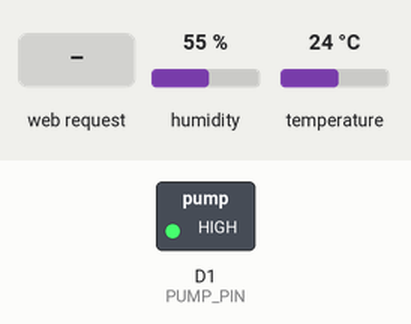
Bench run of a sketch on a simulated ESP8266 (NodeMCU). Parts: switched loads named in the sketch (green lamp = pin HIGH). The inputs (shaded band) are chosen by the test bench; at power-on: humidity 55 %, temperature 24 °C. WiFi joins after 1.5 s; servers stay silent unless stated; what the sketch prints to the serial monitor is not drawn.

Above: at 2.7 s.
2.8 s: HTTP request GET /pump received
At 3.9 s:
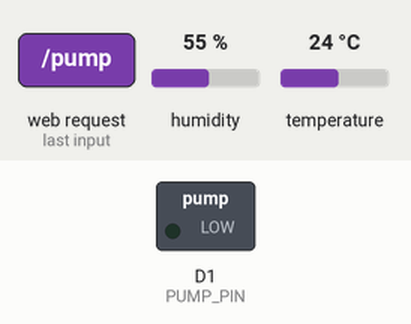
Timing chart, 0 to 5.8 s (numbered marks = the images above; inputs shaded):
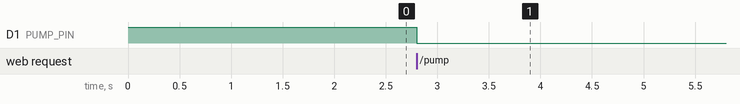

The sketch:

SmartAgriculture.ino
```cpp
#include <ESP8266WiFi.h>
#include <ESP8266WebServer.h>
#include "DHT.h"

#define DHTPIN D2       // DHT11 connected to D2
#define DHTTYPE DHT11
#define SOIL_PIN A0     // Soil moisture sensor analog pin
#define PUMP_PIN D1     // Pump relay control pin

// WiFi credentials
const char* ssid = "priya";
const char* password = "priya1802";

// Objects
ESP8266WebServer server(80);
DHT dht(DHTPIN, DHTTYPE);

// Globals
float temperature = 0.0;
float humidity = 0.0;
int soilMoisture = 0;
bool pumpStatus = false;

void setup() {
  Serial.begin(115200);
  dht.begin();

  pinMode(PUMP_PIN, OUTPUT);
  digitalWrite(PUMP_PIN, HIGH); // Pump OFF initially (active LOW relay)

  // WiFi Connection
  WiFi.begin(ssid, password);
  Serial.print("Connecting to WiFi");
  while (WiFi.status() != WL_CONNECTED) {
    delay(500);
    Serial.print(".");
  }
  Serial.println("\nConnected!");
  Serial.print("IP Address: ");
  Serial.println(WiFi.localIP());

  // Routes
  server.on("/", handleRoot);
  server.on("/data", handleData);
  server.on("/pump", handlePump);

  server.begin();
  Serial.println("Server started!");
}

void loop() {
  server.handleClient();
}

// Dashboard Page
void handleRoot() {
  String html = "<!DOCTYPE html><html><head>";
  html += "<meta name='viewport' content='width=device-width, initial-scale=1.0'>";
  html += "<script src='https://cdn.jsdelivr.net/npm/chart.js'></script>";
  html += "<style>";
  html += "body { font-family: Arial; text-align: center; background: #f4f4f4; }";
  html += "h1 { background: #16a085; color: white; padding: 15px; border-radius: 10px; }";
  html += ".card { display:inline-block; margin:20px; padding:20px; background:white; border-radius:15px; box-shadow:0 4px 6px rgba(0,0,0,0.2); }";
  html += "button { font-size:20px; padding:12px 25px; margin:15px; border:none; border-radius:8px; cursor:pointer; }";
  html += ".on { background:#2ecc71; color:white; }";
  html += ".off { background:#e74c3c; color:white; }";
  html += "</style></head><body>";
  html += "<h1>🌱 Smart Agriculture Dashboard</h1>";

  // Cards with charts
  html += "<div class='card'><canvas id='tempChart' width='200' height='200'></canvas><p>Temperature (°C)</p></div>";
  html += "<div class='card'><canvas id='humChart' width='200' height='200'></canvas><p>Humidity (%)</p></div>";
  html += "<div class='card'><canvas id='soilChart' width='200' height='200'></canvas><p>Soil Moisture (%)</p></div>";

  // Pump Control
  html += "<div class='card'><h2>💧 Water Pump</h2>";
  html += "<p id='pumpStatus'>Status: OFF</p>";
  html += "<button id='pumpBtn' class='on' onclick='togglePump()'>Turn ON</button></div>";

  // Script
  html += "<script>";
  html += "var tempChart, humChart, soilChart;";
  html += "function createChart(id, label, color){ return new Chart(document.getElementById(id), { type:'doughnut', data:{ labels:[label], datasets:[{ data:[0,100], backgroundColor:[color,'#ecf0f1'] }]}, options:{ cutout:'70%', plugins:{ legend:{display:false} } } }); }";
  html += "function updateCharts(data){ tempChart.data.datasets[0].data=[data.temperature,100-data.temperature]; tempChart.update(); humChart.data.datasets[0].data=[data.humidity,100-data.humidity]; humChart.update(); soilChart.data.datasets[0].data=[data.soil,100-data.soil]; soilChart.update(); document.getElementById('pumpStatus').innerHTML = 'Status: ' + (data.pump ? '<span style=color:green>ON</span>' : '<span style=color:red>OFF</span>'); document.getElementById('pumpBtn').innerHTML = data.pump ? 'Turn OFF' : 'Turn ON'; document.getElementById('pumpBtn').className = data.pump ? 'off' : 'on'; }";
  html += "function fetchData(){ fetch('/data').then(res=>res.json()).then(data=>{ updateCharts(data); }); }";
  html += "function togglePump(){ fetch('/pump').then(res=>res.json()).then(data=>{ updateCharts(data); }); }";
  html += "window.onload=function(){ tempChart=createChart('tempChart','Temp','#e67e22'); humChart=createChart('humChart','Hum','#3498db'); soilChart=createChart('soilChart','Soil','#2ecc71'); setInterval(fetchData,2000); }";
  html += "</script>";

  html += "</body></html>";
  server.send(200, "text/html", html);
}

// JSON Data API
void handleData() {
  // Read sensors
  temperature = dht.readTemperature();
  humidity = dht.readHumidity();
  soilMoisture = analogRead(SOIL_PIN);
  int soilPercent = map(soilMoisture, 1023, 200, 0, 100); // Adjust calibration!

  String json = "{";
  json += "\"temperature\":" + String(temperature) + ",";
  json += "\"humidity\":" + String(humidity) + ",";
  json += "\"soil\":" + String(soilPercent) + ",";
  json += "\"pump\":" + String(pumpStatus ? "true" : "false");
  json += "}";
  server.send(200, "application/json", json);
}

// Pump Toggle API
void handlePump() {
  pumpStatus = !pumpStatus;
  digitalWrite(PUMP_PIN, pumpStatus ? LOW : HIGH); // Relay active LOW
  handleData(); // Return updated status
}
```

Measured:
- after the input at 2.8 s, D1 (PUMP_PIN): HIGH → LOW at once
